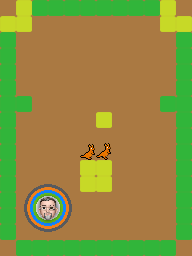

Tiled map render using the project's own tile images. Description and the whole map definition, tile-layer contents included, below:
An orthogonal 12x16 tile map with 16x16 px tiles, 1 tile layer (Tile Layer 1), 1 hidden layer not drawn and 1 object (Spawn object).

<map version="1.8" tiledversion="1.8.4" orientation="orthogonal" renderorder="right-down" width="12" height="16" tilewidth="16" tileheight="16" infinite="0" backgroundcolor="#aa7942" nextlayerid="4" nextobjectid="3">
 <properties>
  <property name="bool prop" type="bool" value="true" />
  <property name="color prop" type="color" value="#ffff40ff" />
  <property name="file prop" type="file" value="hotdogsoup-icon-full.png" />
  <property name="float prop" type="float" value="25.1" />
  <property name="int prop" type="int" value="16" />
  <property name="object prop" type="object" value="1" />
  <property name="string prop">een
twee</property>
 </properties>
 <tileset firstgid="1" name="Collection" tilewidth="64" tileheight="64" tilecount="5" columns="0">
  <grid orientation="orthogonal" width="16" height="16" />
  <tile id="10" type="its a type">
   <image width="16" height="16" source="Tiles/disk_01.png" />
  </tile>
  <tile id="11">
   <image width="16" height="16" source="Tiles/disk_02.png" />
  </tile>
  <tile id="14" type="animation roo">
   <image width="16" height="24" source="animated1.png" />
   <animation>
    <frame tileid="14" duration="250" />
    <frame tileid="15" duration="250" />
   </animation>
  </tile>
  <tile id="15" type="normal roo">
   <image width="16" height="24" source="animated2.png" />
  </tile>
  <tile id="16">
   <image width="64" height="64" source="hotdogsoup-icon-full.png" />
  </tile>
 </tileset>
 <layer id="1" name="Tile Layer 1" width="12" height="16">
  <properties>
   <property name="korte string" value="kort" />
   <property name="lange string">lange
string</property>
  </properties>
  <data encoding="csv">
0,12,11,11,11,11,11,11,11,11,12,0,
12,12,0,0,0,0,0,0,0,0,12,12,
11,0,0,0,0,0,0,0,0,0,0,11,
11,0,0,0,0,0,0,0,0,0,0,11,
11,0,0,0,0,0,0,0,0,0,0,11,
11,0,0,0,0,0,0,0,0,0,0,11,
11,11,0,0,0,0,0,0,0,0,11,11,
11,0,0,0,0,0,12,0,0,0,0,11,
11,0,0,0,0,0,0,0,0,0,0,11,
11,0,0,0,0,16,15,0,0,0,0,11,
11,0,0,0,0,12,12,0,0,0,0,11,
11,0,0,0,0,12,12,0,0,0,0,11,
11,0,0,0,0,0,0,0,0,0,0,11,
11,0,0,0,0,0,0,0,0,0,0,11,
11,17,0,0,0,0,0,0,0,0,0,11,
0,11,11,11,11,11,11,11,11,11,11,0
</data>
 </layer>
 <objectgroup id="3" name="Object Layer 1">
  <object id="1" name="Spawn object" x="103" y="112">
   <point />
  </object>
 </objectgroup>
 <imagelayer id="2" name="Image Layer 1" visible="0" locked="1" opacity="0.5" repeatx="1" repeaty="1">
  <image source="hotdogsoup-icon-full.png" width="64" height="64" />
 </imagelayer>
</map>
